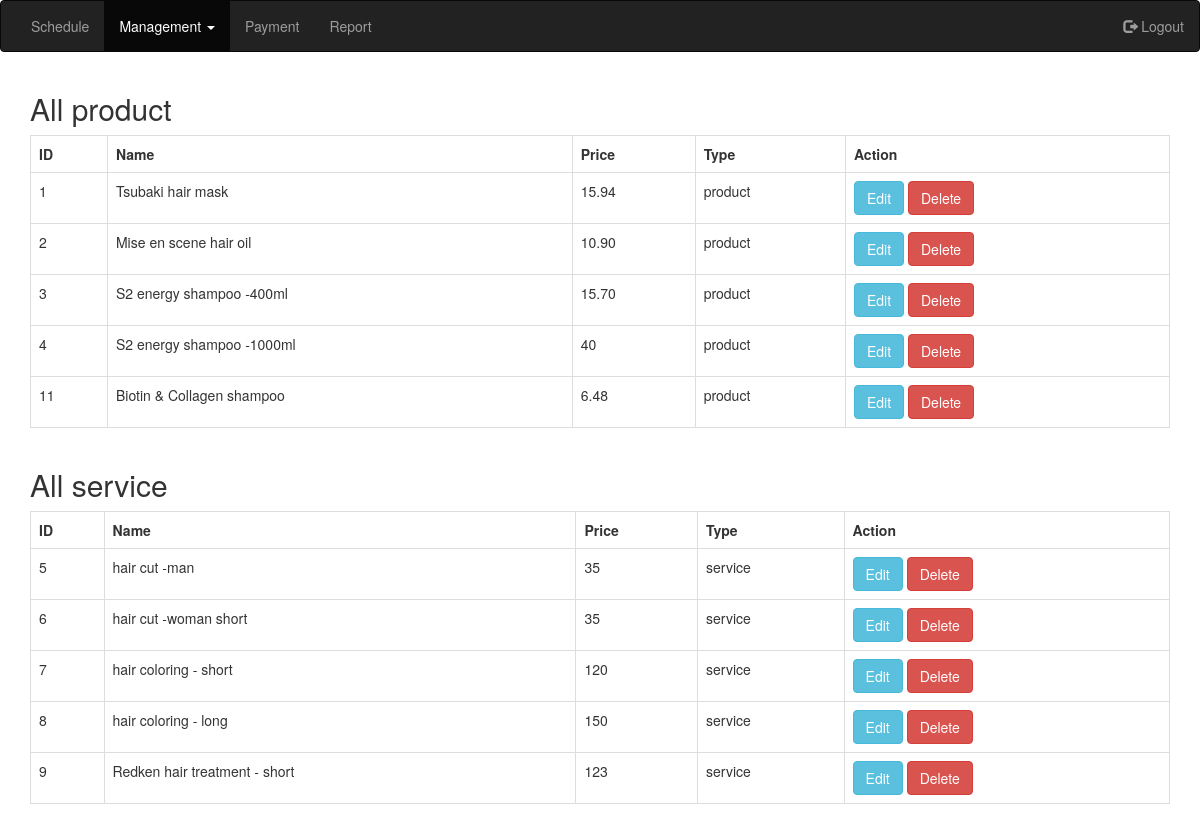
The page /product/product.php on the database its author committed.
### tables this page shows
CREATE TABLE IF NOT EXISTS `product` (
  `id` int(11) NOT NULL AUTO_INCREMENT,
  `name` varchar(255) NOT NULL,
  `price` varchar(20) NOT NULL,
  `type` varchar(20) NOT NULL,
  PRIMARY KEY (`id`)
);

### product/product.php (the view)
<?php
require 'db.php';
$sql = 'SELECT * FROM product WHERE type = "product" ';
$sql2 = 'SELECT * FROM product WHERE type = "service" ';
$statement = $connection->prepare($sql);
$statement2 = $connection->prepare($sql2);
$statement->execute();
$statement2->execute();
$product = $statement->fetchAll(PDO::FETCH_OBJ);
$service = $statement2->fetchAll(PDO::FETCH_OBJ);
 ?>
<?php require 'header.php'; ?>
<div class="container">
  <div class="card mt-5">
    <div class="card-header">
      <h2>All product</h2>
    </div>
    <div class="card-body">
      <table class="table table-bordered">
        <tr>
          <th>ID</th>
          <th>Name</th>
          <th>Price</th>
          <th>Type</th>
          <th>Action</th>
        </tr>
        <?php foreach($product as $item): ?>
          <tr>
            <td><?= $item->id; ?></td>
            <td><?= $item->name; ?></td>
            <td><?= $item->price; ?></td>
            <td><?= $item->type; ?></td>
            <td>
              <a href="edit.php?id=<?= $item->id ?>" class="btn btn-info">Edit</a>
              <a onclick="return confirm('Are you sure you want to delete this entry?')" href="product/delete.php?id=<?= $item->id ?>" class='btn btn-danger'>Delete</a>
            </td>
          </tr>
        <?php endforeach; ?>
      </table>
    </div>
  </div>
</div>
<div class="container">
  <div class="card mt-5">
    <div class="card-header">
      <h2>All service</h2>
    </div>
    <div class="card-body">
      <table class="table table-bordered">
        <tr>
          <th>ID</th>
          <th>Name</th>
          <th>Price</th>
          <th>Type</th>
          <th>Action</th>
        </tr>
        <?php foreach($service as $item): ?>
          <tr>
            <td><?= $item->id; ?></td>
            <td><?= $item->name; ?></td>
            <td><?= $item->price; ?></td>
            <td><?= $item->type; ?></td>
            <td>
              <a href="edit.php?id=<?= $item->id ?>" class="btn btn-info">Edit</a>
              <a onclick="return confirm('Are you sure you want to delete this entry?')" href="delete.php?id=<?= $item->id ?>" class='btn btn-danger'>Delete</a>
            </td>
          </tr>
        <?php endforeach; ?>
      </table>
    </div>
  </div>
</div>
<?php require 'footer.php'; ?>

### rows shown on the page
product: id "1", name "Tsubaki hair mask", price "15.94", type "product"
product: id "2", name "Mise en scene hair oil", price "10.90", type "product"
product: id "3", name "S2 energy shampoo -400ml", price "15.70", type "product"
product: id "4", name "S2 energy shampoo -1000ml", price "40", type "product"
product: id "11", name "Biotin & Collagen shampoo", price "6.48", type "product"
product: id "5", name "hair cut -man", price "35", type "service"
product: id "6", name "hair cut -woman short", price "35", type "service"
product: id "7", name "hair coloring - short", price "120", type "service"
product: id "8", name "hair coloring - long", price "150", type "service"
product: id "9", name "Redken hair treatment - short", price "123", type "service"
